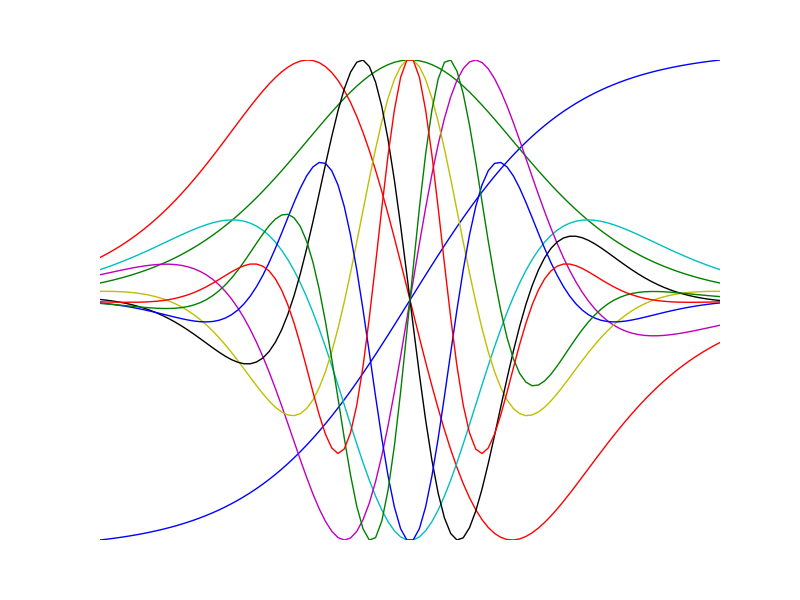

Write the Python code that produced this figure.
import numdifftools as nd
import numpy as np
import matplotlib.pyplot as plt

x = np.linspace(-2, 2, 100)
for i in range(10):
    df = nd.Derivative(np.tanh, n=i)
    y = df(x)
    plt.plot(x, y/np.abs(y).max())

plt.axis('off')
plt.axis('tight')
plt.savefig("fun.png")
plt.clf()
